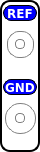
   <widget class="QFrame" name="frame_7">
    <property name="geometry">
     <rect>
      <x>638</x>
      <y>4</y>
      <width>40</width>
      <height>152</height>
     </rect>
    </property>
    <property name="styleSheet">
     <string notr="true">QFrame{border:2px solid black; background-color: rgba(0,0,0,0);border-radius:10px;}
QLabel{border:1px solid rgba(0,0,0,0);}

</string>
    </property>
    <property name="frameShape">
     <enum>QFrame::StyledPanel</enum>
    </property>
    <property name="frameShadow">
     <enum>QFrame::Raised</enum>
    </property>
    <widget class="QLabel" name="label_56">
     <property name="geometry">
      <rect>
       <x>140</x>
       <y>119</y>
       <width>60</width>
       <height>17</height>
      </rect>
     </property>
     <property name="font">
      <font>
       <family>DejaVu Sans</family>
       <pointsize>11</pointsize>
       <weight>50</weight>
       <bold>false</bold>
      </font>
     </property>
     <property name="styleSheet">
      <string notr="true">color:black;</string>
     </property>
     <property name="text">
      <string>GUARD</string>
     </property>
    </widget>
    <widget class="QFrame" name="DMM4W_P1_4">
     <property name="geometry">
      <rect>
       <x>7</x>
       <y>31</y>
       <width>27</width>
       <height>27</height>
      </rect>
     </property>
     <property name="styleSheet">
      <string notr="true">border:1px solid gray;border-radius:12px;
image: url(:/new/prefix1/Button-Blank-Gray-icon.png);</string>
     </property>
     <property name="frameShape">
      <enum>QFrame::StyledPanel</enum>
     </property>
     <property name="frameShadow">
      <enum>QFrame::Raised</enum>
     </property>
     <widget class="QFrame" name="frame_23">
      <property name="geometry">
       <rect>
        <x>8</x>
        <y>8</y>
        <width>10</width>
        <height>10</height>
       </rect>
      </property>
      <property name="styleSheet">
       <string notr="true">border:1px solid gray;border-radius:4px;
</string>
      </property>
      <property name="frameShape">
       <enum>QFrame::StyledPanel</enum>
      </property>
      <property name="frameShadow">
       <enum>QFrame::Raised</enum>
      </property>
     </widget>
    </widget>
    <widget class="QFrame" name="DMM4W_P1_3">
     <property name="geometry">
      <rect>
       <x>5</x>
       <y>103</y>
       <width>31</width>
       <height>31</height>
      </rect>
     </property>
     <property name="styleSheet">
      <string notr="true">border:1px solid gray;border-radius:15px;
image: url(:/new/prefix1/Button-Blank-Gray-icon.png);</string>
     </property>
     <property name="frameShape">
      <enum>QFrame::StyledPanel</enum>
     </property>
     <property name="frameShadow">
      <enum>QFrame::Raised</enum>
     </property>
     <widget class="QFrame" name="frame_33">
      <property name="geometry">
       <rect>
        <x>10</x>
        <y>10</y>
        <width>10</width>
        <height>10</height>
       </rect>
      </property>
      <property name="styleSheet">
       <string notr="true">border:1px solid gray;border-radius:4px;
</string>
      </property>
      <property name="frameShape">
       <enum>QFrame::StyledPanel</enum>
      </property>
      <property name="frameShadow">
       <enum>QFrame::Raised</enum>
      </property>
     </widget>
    </widget>
    <widget class="QLabel" name="label_36">
     <property name="geometry">
      <rect>
       <x>3</x>
       <y>5</y>
       <width>34</width>
       <height>16</height>
      </rect>
     </property>
     <property name="font">
      <font>
       <family>DejaVu Sans</family>
       <weight>75</weight>
       <bold>true</bold>
      </font>
     </property>
     <property name="styleSheet">
      <string notr="true">background-color:blue;
color:white;
border:1px solid black;
border-radius:8px;</string>
     </property>
     <property name="text">
      <string>REF</string>
     </property>
     <property name="alignment">
      <set>Qt::AlignCenter</set>
     </property>
    </widget>
    <widget class="QLabel" name="label_57">
     <property name="geometry">
      <rect>
       <x>3</x>
       <y>79</y>
       <width>34</width>
       <height>16</height>
      </rect>
     </property>
     <property name="font">
      <font>
       <family>DejaVu Sans</family>
       <weight>75</weight>
       <bold>true</bold>
      </font>
     </property>
     <property name="styleSheet">
      <string notr="true">background-color:blue;
color:white;
border:1px solid black;
border-radius:8px;</string>
     </property>
     <property name="text">
      <string>GND</string>
     </property>
     <property name="alignment">
      <set>Qt::AlignCenter</set>
     </property>
    </widget>
   </widget>
